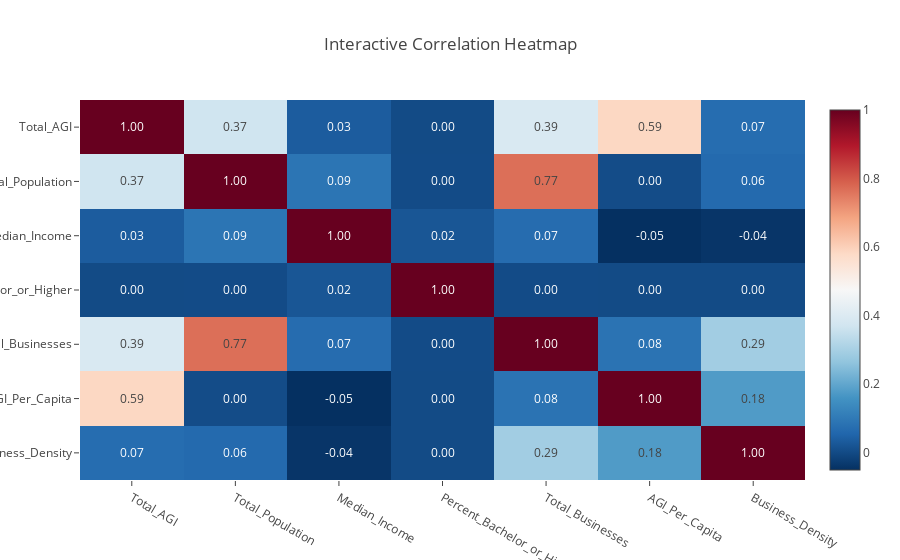

This figure's notebook cell:
### Code cell
# Sort correlation matrix by correlation with Total_AGI
sorted_corr = corr_matrix['Total_AGI'].sort_values(ascending=False)
print("🔍 Correlation with Total_AGI:\n", sorted_corr)
import plotly.express as px
import pandas as pd

# Melt the correlation matrix for Plotly
corr_melted = corr_matrix.reset_index().melt(id_vars='index')
corr_melted.columns = ['Feature 1', 'Feature 2', 'Correlation']

fig = px.imshow(corr_matrix,
                text_auto='.2f',
                aspect='auto',
                color_continuous_scale='RdBu_r',
                title="Interactive Correlation Heatmap")

fig.show()
mask = np.triu(np.ones_like(corr_matrix, dtype=bool))  # upper triangle mask

plt.figure(figsize=(10, 6))
sns.heatmap(corr_matrix, mask=mask, annot=True, cmap='coolwarm', fmt='.2f', linewidths=0.5)
plt.title("🔗 Correlation Heatmap (Lower Triangle Only)")
plt.tight_layout()
plt.show()

### Figure 1 — Plotly figure (JSON) as saved in the notebook; plotly's stock layout.template omitted (floating-point values rounded to 4 significant figures)
{"data": [{"coloraxis": "coloraxis", "hovertemplate": "x: %{x}<br>y: %{y}<br>color: %{z}<extra></extra>", "name": "0", "texttemplate": "%{z:.2f}", "type": "heatmap", "x": ["Total_AGI", "Total_Population", "Median_Income", "Percent_Bachelor_or_Higher", "Total_Businesses", "AGI_Per_Capita", "Business_Density"], "xaxis": "x", "y": ["Total_AGI", "Total_Population", "Median_Income", "Percent_Bachelor_or_Higher", "Total_Businesses", "AGI_Per_Capita", "Business_Density"], "yaxis": "y", "z": [[1.0, 0.3676, 0.03438, 0.0007713, 0.3923, 0.5856, 0.07007], [0.3676, 1.0, 0.08803, 0.001442, 0.7672, 0.003472, 0.0629], [0.03438, 0.08803, 1.0, 0.02185, 0.0678, -0.05142, -0.04103], [0.0007713, 0.001442, 0.02185, 1.0, 0.001529, 0.000919, 0.0008218], [0.3923, 0.7672, 0.0678, 0.001529, 1.0, 0.08411, 0.2909], [0.5856, 0.003472, -0.05142, 0.000919, 0.08411, 1.0, 0.1759], [0.07007, 0.0629, -0.04103, 0.0008218, 0.2909, 0.1759, 1.0]]}], "layout": {"coloraxis": {"colorscale": [[0, "rgb(5,48,97)"], [0.1, "rgb(33,102,172)"], [0.2, "rgb(67,147,195)"], [0.3, "rgb(146,197,222)"], [0.4, "rgb(209,229,240)"], [0.5, "rgb(247,247,247)"], [0.6, "rgb(253,219,199)"], [0.7, "rgb(244,165,130)"], [0.8, "rgb(214,96,77)"], [0.9, "rgb(178,24,43)"], [1, "rgb(103,0,31)"]]}, "title": {"text": "Interactive Correlation Heatmap"}, "xaxis": {"anchor": "y", "domain": [0, 1]}, "yaxis": {"anchor": "x", "autorange": "reversed", "domain": [0, 1]}}}
